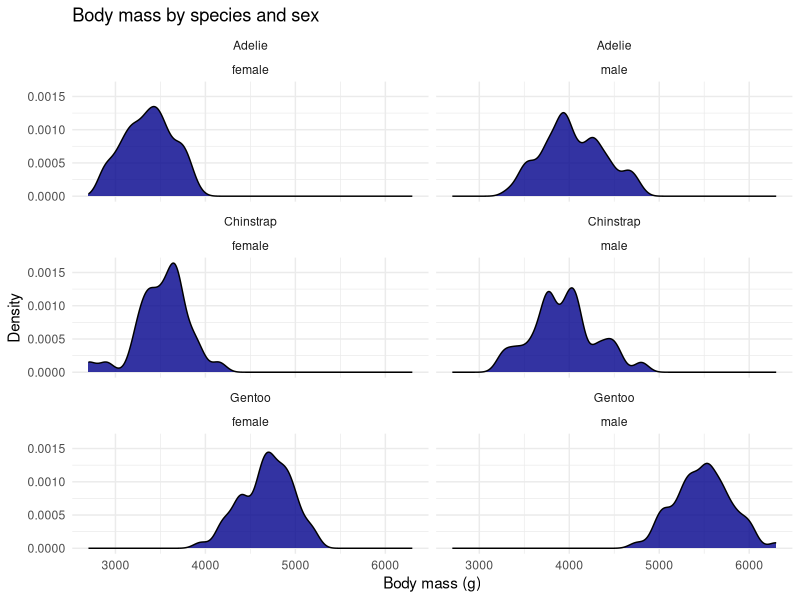

Here is the R script that generated this plot: (Note: this script raises an error after producing the figure.)
## ---- chunk 1
knitr::opts_chunk$set(echo = TRUE)
knitr::opts_chunk$set(tidy.opts = list(width.cutoff = 60), tidy = TRUE)
## ---- chunk 2
library(tidyverse)
library(palmerpenguins)
data(penguins)


na.omit(penguins) %>%
  ggplot(aes(x = body_mass_g)) + 
  geom_density(fill = "darkblue", alpha = 0.8, bw = 80) + 
  facet_wrap(vars(species, sex), nrow = 3) +
  labs(title = "Body mass by species and sex",
       x = "Body mass (g)",
       y = "Density") +
  theme_minimal()
## ---- chunk 3
penguins_long <- penguins %>%
  pivot_longer(cols = c(bill_length_mm, flipper_length_mm, body_mass_g, bill_depth_mm),
                                           names_to = "Measurement",
                                           values_to = "Values")

penguins_long %>% 
  ggplot(aes(x = )) + 
  geom_boxplot() +
  theme_minimal() + 
## ---- chunk 4
penguins_means <- na.omit(penguins) %>%
  group_by(sex, species) %>%
  summarize(mean_body_mass = mean(body_mass_g),
            sd_body_mass = sd(body_mass_g))

penguins_means %>%
  ggplot(aes(x = sex, y = mean_body_mass, fill = sex)) +
  theme_minimal() +
  geom_col() +
    labs(title = "Plot of mean body mass", 
       x = "Sex", 
       y = "Body mass (g)") +
  geom_errorbar(aes(
    ymin = mean_body_mass - sd_body_mass, 
    ymax = mean_body_mass + sd_body_mass), 
    width = 0.3) +
  facet_wrap(~species, nrow = 3)


## ---- chunk 5
# Add all code to explore your question visually here. Then answer your question below. 


